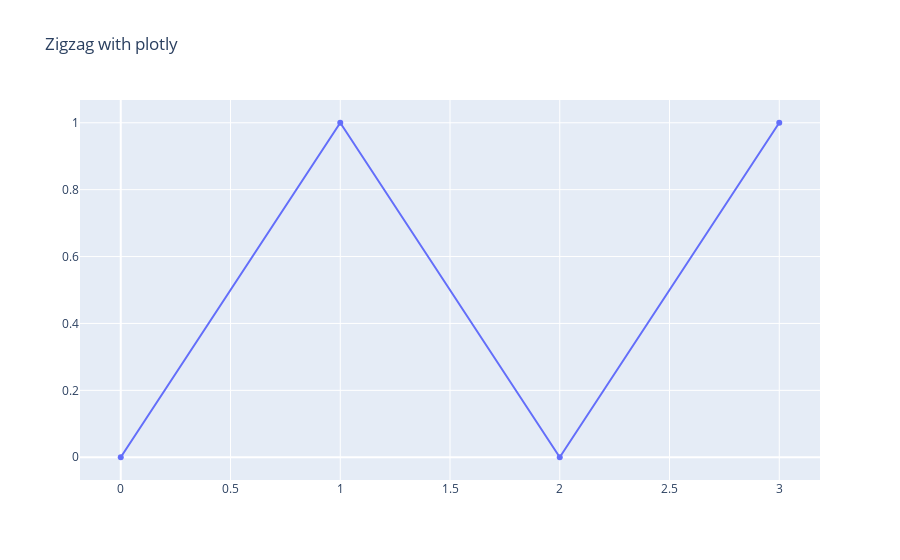

The cell this chart's notebook holds for it:
### Code cell
X = [0, 1, 2, 3]
Y = [0, 1, 0, 1]

data = go.Scatter(x=X, y=Y)
layout = {
    'title': 'Zigzag with plotly'
}
fig = go.Figure(data, layout)
fig.show()

### Figure 1 — Plotly figure (JSON) as saved in the notebook; plotly's stock layout.template omitted (floating-point values rounded to 4 significant figures)
{"data": [{"type": "scatter", "x": [0, 1, 2, 3], "y": [0, 1, 0, 1]}], "layout": {"autosize": true, "title": {"text": "Zigzag with plotly"}, "xaxis": {"autorange": true, "range": [-0.1774, 3.177], "type": "linear"}, "yaxis": {"autorange": true, "range": [-0.08252, 1.083], "type": "linear"}}}
